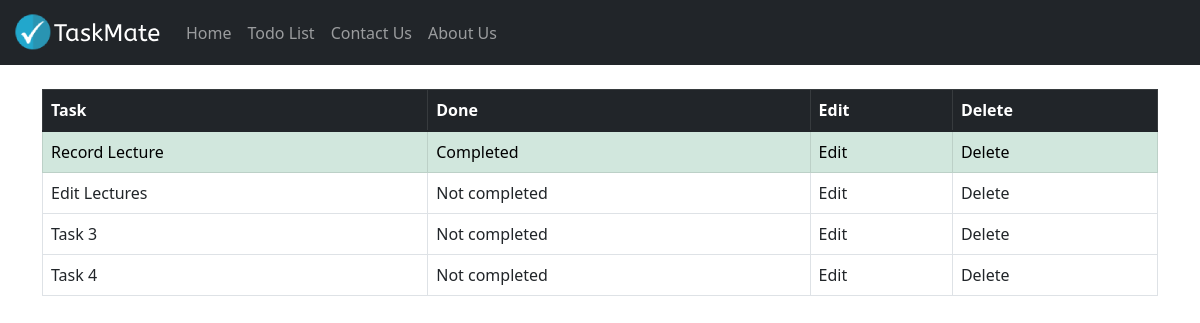
Before: /todolist/ with the older database file.
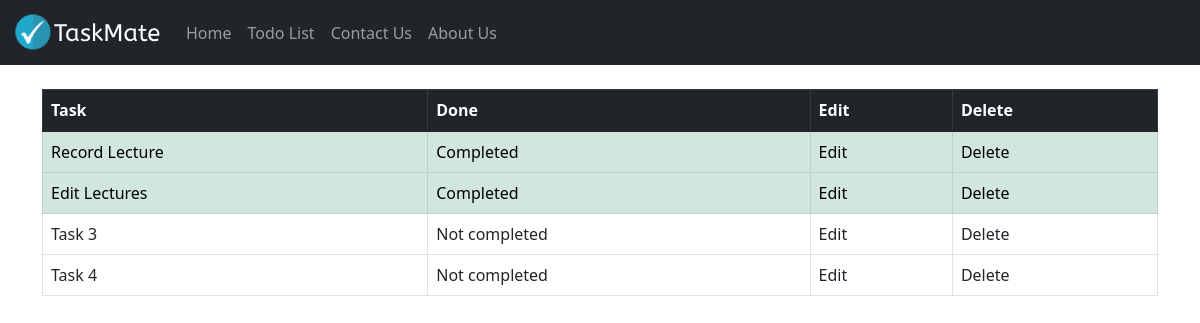
After: the same page with the newer database file.
### todolist_app/models.py (models this page shows, shortened)
class TaskList(models.Model):
    task = models.CharField(max_length=300)
    done = models.BooleanField(default=False)

### todolist_app/views.py (the view)
# urls.py: path('todolist/', include('todolist_app.urls'))
def todolist(request):
    all_tasks = TaskList.objects.all
    return render(request, 'todolist.html', {'all_tasks': all_tasks})

### todolist_app/templates/todolist.html (shortened to what this page needs)
{% extends 'base.html' %}
{% block content %}
<div class="container">
  <br>
  <table class="table table-bordered">
    <thead class="table-dark">
      <tr>
        <th scope="col">Task</th>
        <th scope="col">Done</th>
        <th scope="col">Edit</th>
        <th scope="col">Delete</th>
      </tr>
    </thead>
    <tbody>
      {% for obj in all_tasks %}
      {% if obj.done %}
      <tr class="table-success">
        <td>{{ obj.task }}</td>
        <td>Completed</td>
        <td>Edit</td>
        <td>Delete</td>
      </tr>
      {% else %}
      <tr>
        <td>{{ obj.task }}</td>
        <td>Not completed</td>
        <td>Edit</td>
        <td>Delete</td>
      </tr>
      {% endif %}
      {% endfor %}
    </tbody>
  </table>
</div>
{% endblock content %}

Changed rows visible on the page:
changed TaskList "Edit Lectures": done "Not completed" → "Completed"
